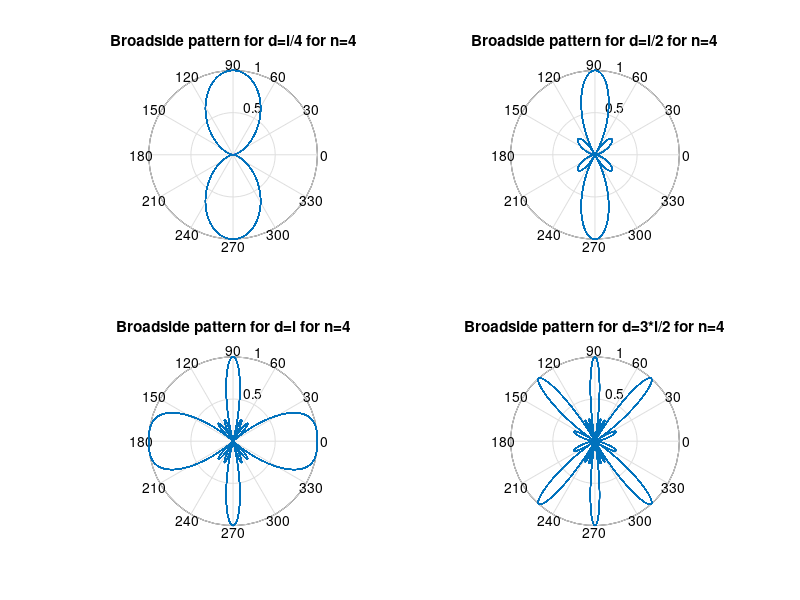
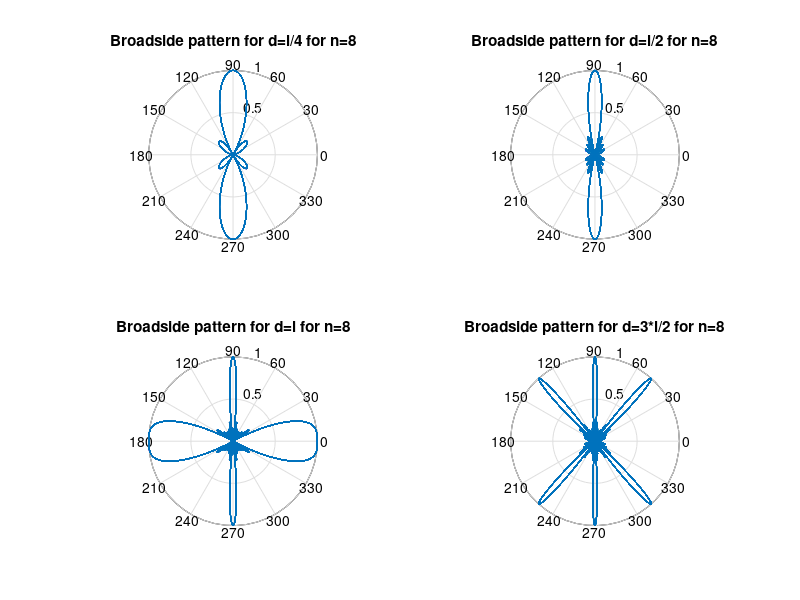
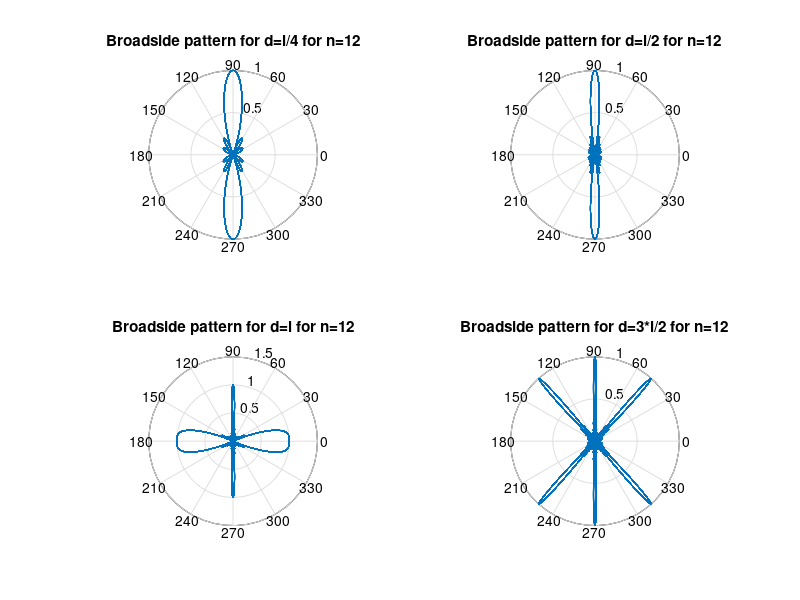
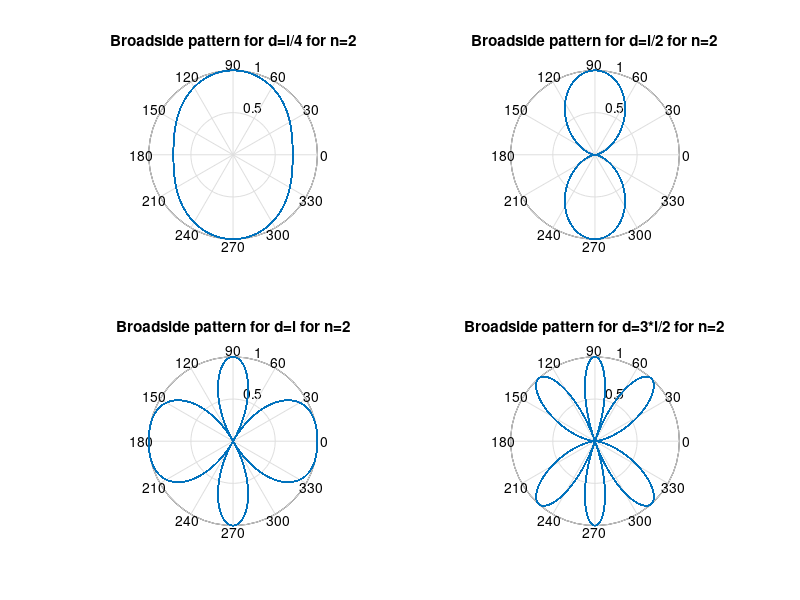

MATLAB code for these plots, in order:
n0=2;
l=1;
d=l/2;
d1=l/4;
d2=l;
d3=1.5*l;
k=(2*pi)/l;
t1=0:0.01:360;
si=(k*d.*cos(t1));
si1=k*d1.*(cos(t1));
si2=k*d2.*(cos(t1));
si3=k*d3.*(cos(t1));
af=(sin((n0.*si)./2))./(n0.*sin(si./2));
af3=(sin((n0.*si3)./2))./(n0.*sin(si3./2));
af1=(sin((n0.*si1)./2))./(n0.*sin(si1./2));
af2=(sin((n0.*si2)./2))./(n0.*sin(si2./2));
figure(4);
subplot(2,2,2)
polar(t1,af);
title('Broadside pattern for d=l/2 for n=2')
hold on;
subplot(2,2,1)
polar(t1,af1);
title('Broadside pattern for d=l/4 for n=2')
hold on;
subplot(2,2,3)
polar(t1,af2);
title('Broadside pattern for d=l for n=2')
hold on;
subplot(2,2,4)
polar(t1,af3);
title('Broadside pattern for d=3*l/2 for n=2')
hold on;

n=4;
l=1;
d=l/2;
d1=l/4;
d2=l;
d3=1.5*l;
k=(2*pi)/l;
t1=0:0.01:360;
si=(k*d.*cos(t1));
si1=k*d1.*(cos(t1));
si2=k*d2.*(cos(t1));
si3=k*d3.*(cos(t1));
af=(sin((n.*si)./2))./(n.*sin(si./2));
af3=(sin((n.*si3)./2))./(n.*sin(si3./2));
af1=(sin((n.*si1)./2))./(n.*sin(si1./2));
af2=(sin((n.*si2)./2))./(n.*sin(si2./2));
figure(1);
subplot(2,2,2)
polar(t1,af);
title('Broadside pattern for d=l/2 for n=4')
hold on;
subplot(2,2,1)
polar(t1,af1);
title('Broadside pattern for d=l/4 for n=4')
hold on;
subplot(2,2,3)
polar(t1,af2);
title('Broadside pattern for d=l for n=4')
hold on;
subplot(2,2,4)
polar(t1,af3);
title('Broadside pattern for d=3*l/2 for n=4')
hold on;

n1=8;
l=1;
d=l/2;
d1=l/4;
d2=l;
d3=1.5*l;
k=(2*pi)/l;
t1=0:0.01:360;
si=(k*d.*cos(t1));
si1=k*d1.*(cos(t1));
si2=k*d2.*(cos(t1));
si3=k*d3.*(cos(t1));
af=(sin((n1.*si)./2))./(n1.*sin(si./2));
af3=(sin((n1.*si3)./2))./(n1.*sin(si3./2));
af1=(sin((n1.*si1)./2))./(n1.*sin(si1./2));
af2=(sin((n1.*si2)./2))./(n1.*sin(si2./2));
figure(2);
subplot(2,2,2)
polar(t1,af);
title('Broadside pattern for d=l/2 for n=8')
hold on;
subplot(2,2,1)
polar(t1,af1);
title('Broadside pattern for d=l/4 for n=8')
hold on;
subplot(2,2,3)
polar(t1,af2);
title('Broadside pattern for d=l for n=8')
hold on;
subplot(2,2,4)
polar(t1,af3);
title('Broadside pattern for d=3*l/2 for n=8')
hold on;

n2=12;
l=1;
d=l/2;
d1=l/4;
d2=l;
d3=1.5*l;
k=(2*pi)/l;
t1=0:0.01:360;
si=(k*d.*cos(t1));
si1=k*d1.*(cos(t1));
si2=k*d2.*(cos(t1));
si3=k*d3.*(cos(t1));
af=(sin((n2.*si)./2))./(n2.*sin(si./2));
af3=(sin((n2.*si3)./2))./(n2.*sin(si3./2));
af1=(sin((n2.*si1)./2))./(n2.*sin(si1./2));
af2=(sin((n2.*si2)./2))./(n2.*sin(si2./2));
figure(3);
subplot(2,2,2)
polar(t1,af);
title('Broadside pattern for d=l/2 for n=12')
hold on;
subplot(2,2,1)
polar(t1,af1);
title('Broadside pattern for d=l/4 for n=12')
hold on;
subplot(2,2,3)
polar(t1,af2);
title('Broadside pattern for d=l for n=12')
hold on;
subplot(2,2,4)
polar(t1,af3);
title('Broadside pattern for d=3*l/2 for n=12')
hold on;
